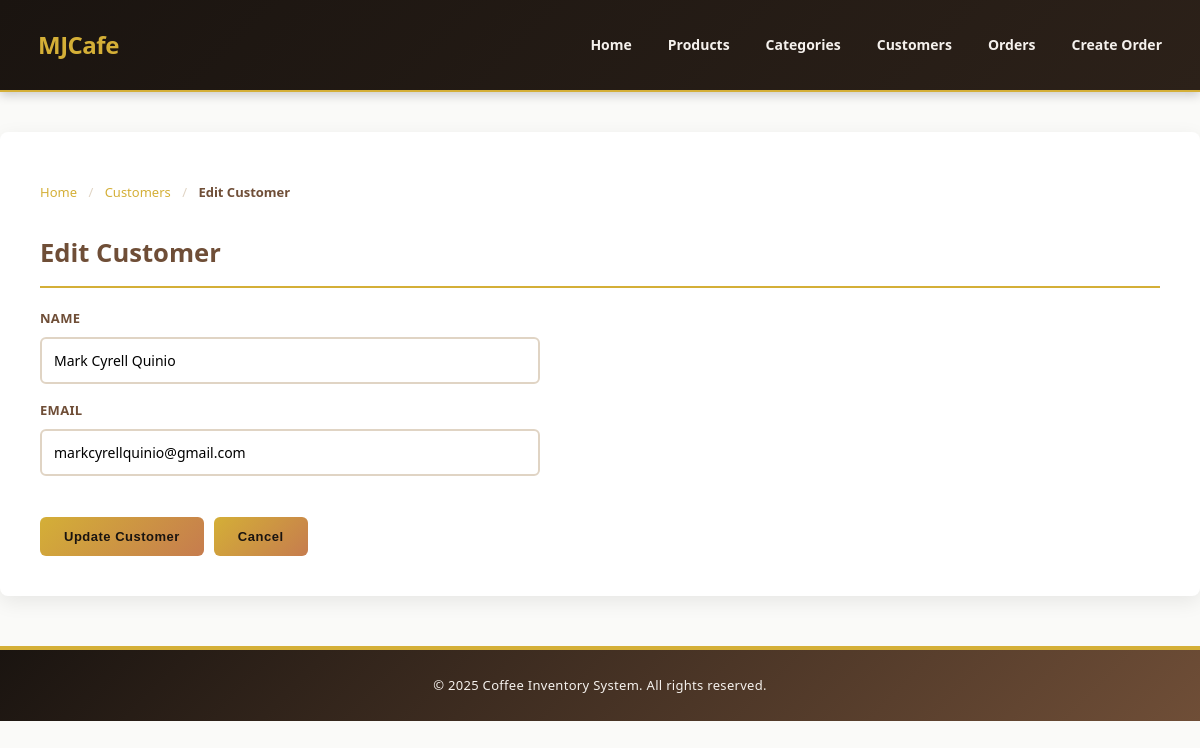
/edit_customer.php?id=1, run on the app's committed database.
### tables this page shows
CREATE TABLE `customers` (
  `customer_id` int(11) NOT NULL,
  `customer_name` varchar(255) NOT NULL,
  `email` varchar(255) DEFAULT NULL
);

### edit_customer.php (the view, shortened to what this page needs)
<?php
include 'database.php';
$id = $_GET['id'];
$customer = $conn->query("SELECT * FROM customers WHERE customer_id='$id'")->fetch_assoc();
?>
<!DOCTYPE html>
<html>
<head>
    <link rel="stylesheet" href="style.css">
</head>
<body>
<?php include 'header.php'; ?>
<div class="container">
    <div class="breadcrumb">
        <span class="breadcrumb-item"><a href="home.php">Home</a></span>
        <span class="breadcrumb-separator">/</span>
        <span class="breadcrumb-item"><a href="manage_customers.php">Customers</a></span>
        <span class="breadcrumb-separator">/</span>
        <span class="breadcrumb-item active">Edit Customer</span>
    </div>
    <h2>Edit Customer</h2>
    <form method="post" style="max-width: 500px;">
        <label>Name</label>
        <input type="text" name="customer_name" value="<?php echo $customer['customer_name']; ?>" required>
        <label>Email</label>
        <input type="email" name="email" value="<?php echo $customer['email']; ?>" required>
        <div style="display: flex; gap: 10px; margin-top: 25px;">
            <input type="submit" name="update" value="Update Customer">
            <a href="manage_customers.php"><button type="button" style="background-color: #999;">Cancel</button></a>
        </div>
    </form>
</div>
<?php include 'footer.php'; ?>
</body>
</html>

### style.css (style rules this page uses)
:root { --primary-dark: #1a1410; --primary-brown: #6f4e37; --secondary-gold: #d4af37; --accent-warm: #c67c4e; --cream: #f5f1ed; --text-dark: #1a1410; --text-light: #8d6e63; --bg-light: #fafaf8; --bg-white: #ffffff; --border-color: #e0d4c4; --success: #4caf50; --danger: #f44336; }
* { margin: 0; padding: 0; box-sizing: border-box; }
body { font-family: 'Segoe UI', Tahoma, Geneva, Verdana, sans-serif; background: var(--bg-light); color: var(--text-dark); line-height: 1.6; scroll-behavior: smooth; }
.container { max-width: 1200px; margin: 40px auto; background: var(--bg-white); padding: 40px; border-radius: 8px; box-shadow: 0 6px 20px rgba(0, 0, 0, 0.08); }
h1, h2 { color: var(--primary-brown); margin-bottom: 20px; }
h2 { font-size: 1.6em; border-bottom: 2px solid var(--secondary-gold); padding-bottom: 12px; }
form label { font-weight: 700; color: var(--primary-brown); margin-bottom: 8px; display: block; font-size: 13px; text-transform: uppercase; letter-spacing: 0.3px; }
input[type="text"], input[type="email"], input[type="number"], input[type="file"], select { width: 100%; padding: 12px; margin-bottom: 16px; border-radius: 6px; border: 2px solid var(--border-color); font-size: 14px; transition: border 0.3s ease, box-shadow 0.3s ease; font-family: inherit; background: var(--bg-white); }
button, input[type="submit"], .btn, .btn-primary { background: linear-gradient(135deg, var(--secondary-gold) 0%, var(--accent-warm) 100%); color: var(--primary-dark); border: none; padding: 12px 24px; border-radius: 6px; cursor: pointer; font-size: 13px; font-weight: 700; transition: transform 0.3s ease, box-shadow 0.3s ease; text-decoration: none; display: inline-block; text-align: center; letter-spacing: 0.5px; }
.breadcrumb { margin-bottom: 20px; padding: 10px 0; font-size: 13px; }
.breadcrumb-item { color: var(--text-light); }
.breadcrumb-item a { color: var(--secondary-gold); text-decoration: none; transition: color 0.3s ease; }
.breadcrumb-item.active { color: var(--primary-brown); font-weight: 700; }
.breadcrumb-separator { margin: 0 8px; color: var(--border-color); }

### data on the page
customers: customer_name "Mark Cyrell Quinio", email "markcyrellquinio@gmail.com"
